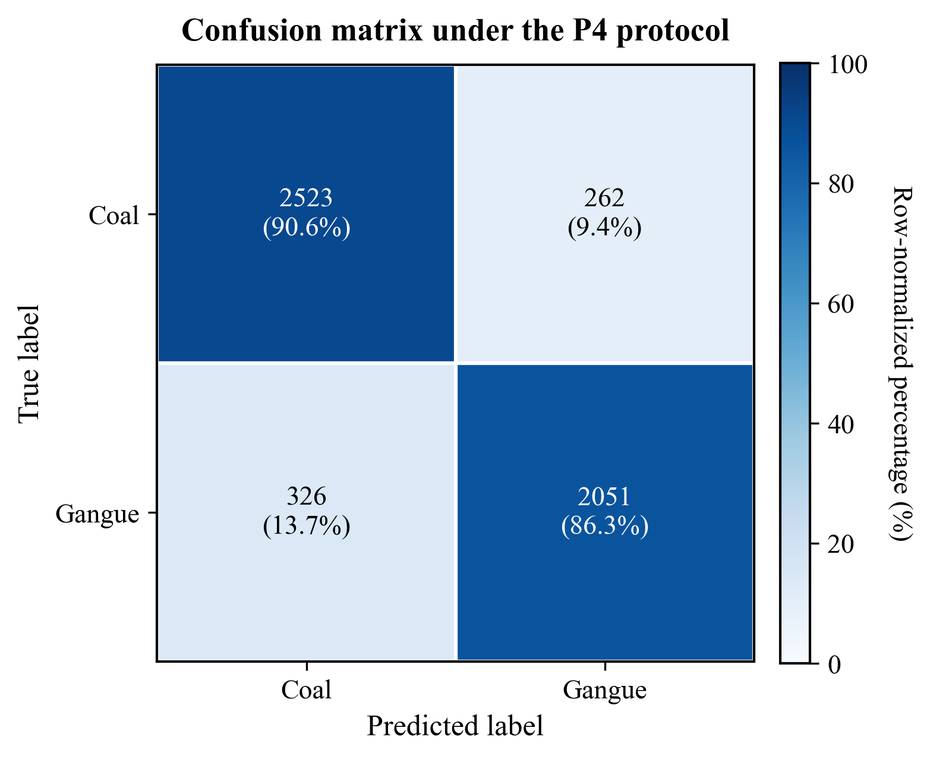
#> input picture 03_Trained_Model_Weights_Optional/confusion_matrix/p4/confusion_matrix_mlp_layernorm_gelu.png, 930 x 759 px, shrunk from 1565 x 1277 before the run; its folder holds only this picture in this run
$ python -i 02_construct_auxiliary_source_samples.py   (imports and definitions only)
#> lines starting #> are read from the running program, lines starting #| are printed output that depends on the picture
#> further down, picture is the input picture: shape (759, 930, 3); mean B, G, R 219.2, 197.7, 176.8
"""
Construct recognition-oriented auxiliary source-domain samples.

This script provides a transparent implementation of four operations:
1. illumination compression
2. local illumination perturbation
3. mild blur simulation
4. structural compensation

The goal is not subjective visual enhancement, but source-domain auxiliary sample
construction for target-domain-compatible recognition.
"""

from pathlib import Path
import cv2
import numpy as np
from tqdm import tqdm


def illumination_compression(image, gamma=1.45, gain=0.72):
#> called with gamma = 1.45, gain = 0.72
    image_float = image.astype(np.float32) / 255.0
    compressed = gain * np.power(image_float, gamma)
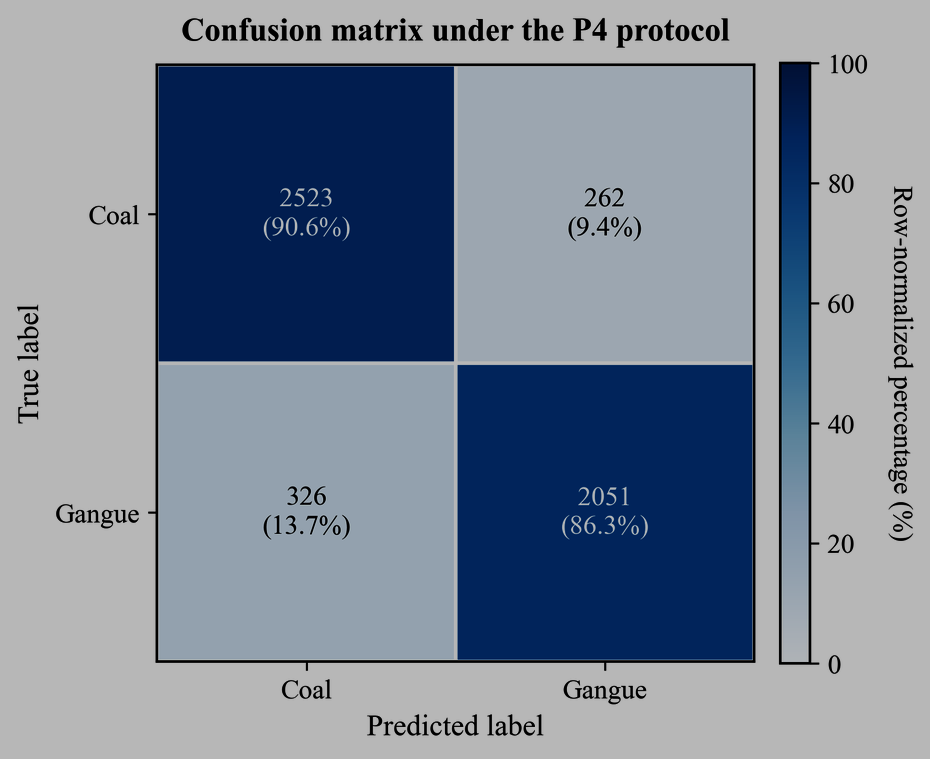
#> compressed: shape (759, 930, 3) float32; mean B, G, R 0.593, 0.526, 0.48
    return np.clip(compressed * 255.0, 0, 255).astype(np.uint8)


def local_illumination_perturbation(image, strength=0.18):
#> called with strength = 0.18
    height, width = image.shape[:2]
#> height = 759; width = 930
    x_grid = np.linspace(-1, 1, width)
#> x_grid = 930 values from -1 to 1
    y_grid = np.linspace(-1, 1, height)
#> y_grid = 759 values from -1 to 1
    xx, yy = np.meshgrid(x_grid, y_grid)
    mask = 1.0 - strength * (0.5 + 0.5 * np.sin(2.5 * xx + 1.5 * yy))
    perturbed = image.astype(np.float32) * mask[..., None]
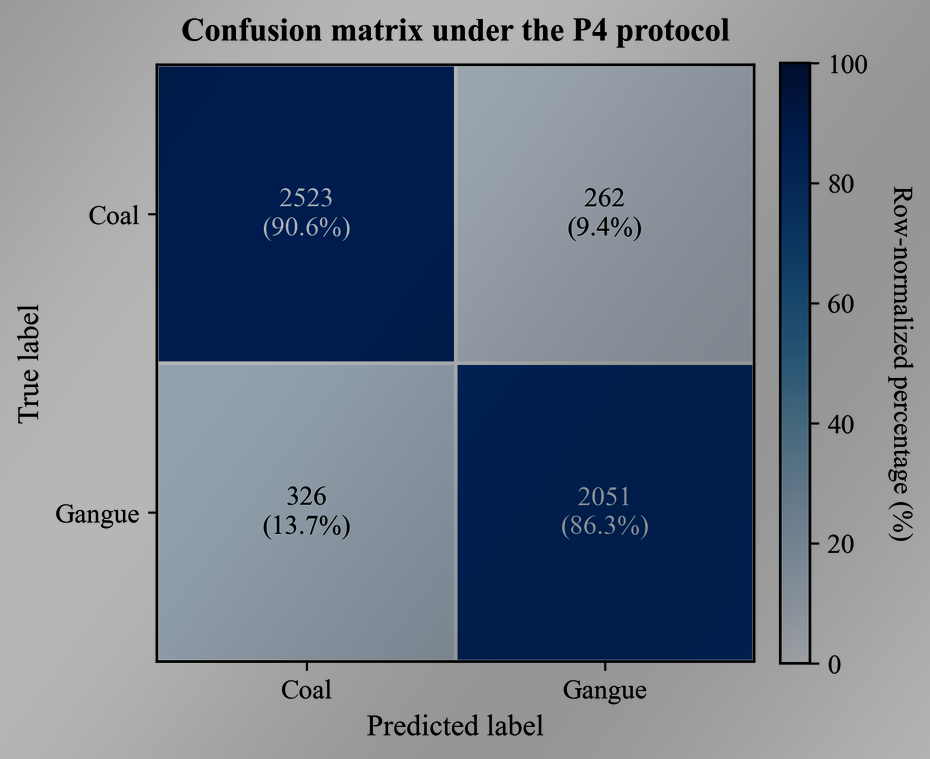
#> perturbed: shape (759, 930, 3) float64; mean B, G, R 136.8, 121.9, 111.5
    return np.clip(perturbed, 0, 255).astype(np.uint8)


def mild_blur_simulation(image, kernel_size=3):
#> called with kernel_size = 3
    if kernel_size <= 1:
        return image
    return cv2.GaussianBlur(image, (kernel_size, kernel_size), 0)


def structural_compensation(image, amount=0.35):
#> called with amount = 0.35
    blurred = cv2.GaussianBlur(image, (0, 0), sigmaX=1.0)
    sharpened = cv2.addWeighted(image, 1.0 + amount, blurred, -amount, 0)
    return np.clip(sharpened, 0, 255).astype(np.uint8)


def construct_auxiliary_sample(image):
    x = illumination_compression(image)
    x = local_illumination_perturbation(x)
    x = mild_blur_simulation(x)
    x = structural_compensation(x)
    return x


def process_directory(input_root, output_root):
    input_root = Path(input_root)
    output_root = Path(output_root)
    image_paths = sorted(list(input_root.rglob("*.jpg")) + list(input_root.rglob("*.png")) + list(input_root.rglob("*.jpeg")))

    for image_path in tqdm(image_paths, desc="Constructing auxiliary samples"):
        image = cv2.imread(str(image_path))
        if image is None:
            continue

        auxiliary = construct_auxiliary_sample(image)
        relative_path = image_path.relative_to(input_root)
        output_path = output_root / relative_path
        output_path.parent.mkdir(parents=True, exist_ok=True)
        cv2.imwrite(str(output_path), auxiliary)


# [5 lines not run here, left out]

>>> import cv2
>>> picture = cv2.imread('../03_Trained_Model_Weights_Optional/confusion_matrix/p4/confusion_matrix_mlp_layernorm_gelu.png')
>>> result = construct_auxiliary_sample(picture)
